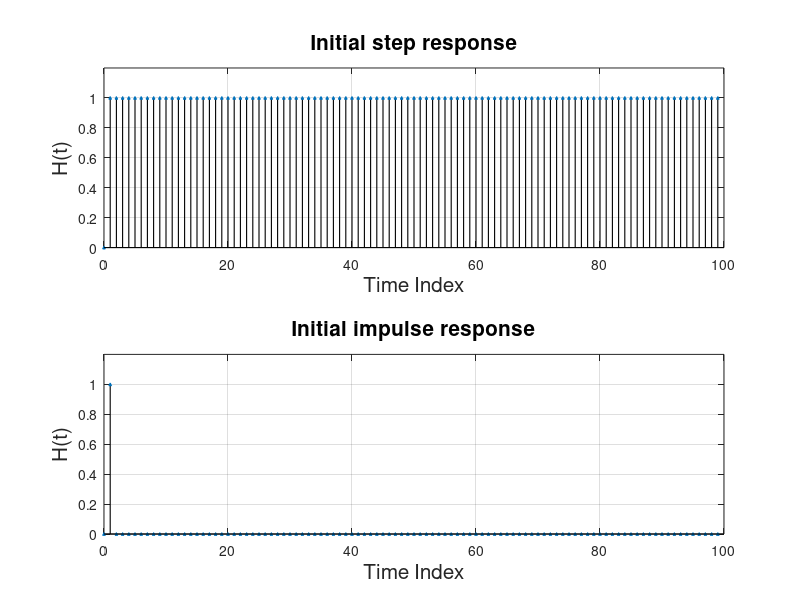
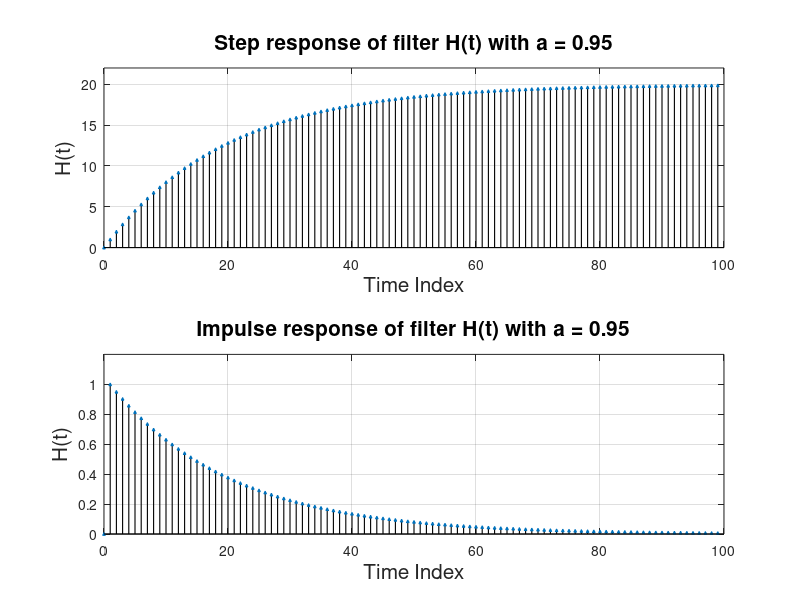
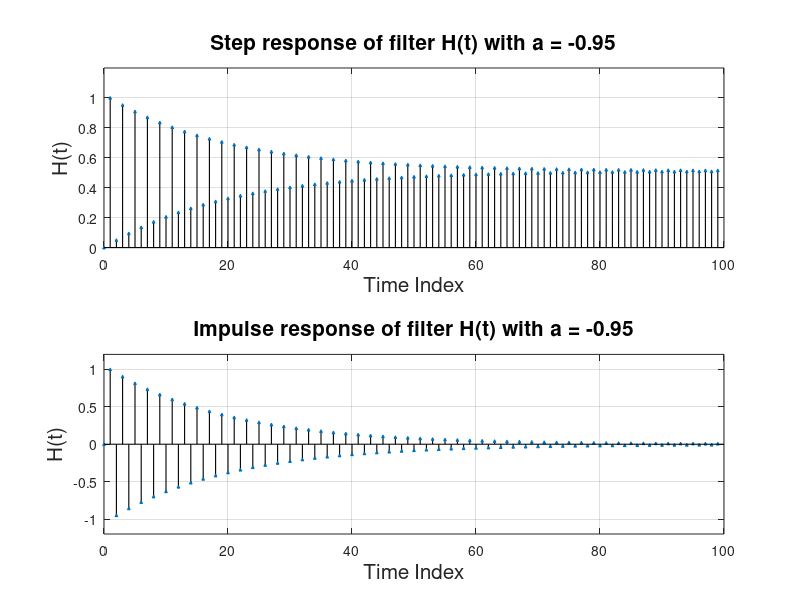

Reproduce these figures in MATLAB, in order.
%Low pass and High pass filter on impulse and step response
%Author: Nicolaas du Plessis
close all; clear; clc;

N = 100; %number of samples
x_step = [0 ones(1,N-1)]; %step response
x_impulse = [0 1 zeros(1, N-2)]; %impulse response
n = 0:N-1; %time index

%Low Pass Filter
a = 0.95;
y_lp_step = filter(1, [1 -a], x_step);
y_lp_impulse = filter(1, [1 -a], x_impulse);
%High Pass Filter
a = -0.95;
y_hp_step = filter(1, [1 -a], x_step);
y_hp_impulse = filter(1, [1 -a], x_impulse);

%Plot Input Pulses 
figure(1)
subplot(211); stem(n,x_step,'filled','LineStyle','-','LineWidth',0.8,'Color','black','Marker','^','MarkerSize',2);
ylabel('H(t)','Fontsize',15); xlabel('Time Index','Fontsize',15); grid on;
title('Initial step response','Fontsize',15); axis([0 N 0 1.2])

subplot(212); stem(n,x_impulse,'filled','LineStyle','-','LineWidth',0.8,'Color','black','Marker','^','MarkerSize',2);
ylabel('H(t)','Fontsize',15); xlabel('Time Index','Fontsize',15); grid on;
title('Initial impulse response','Fontsize',15); axis([0 N 0 1.2])

%Low Pass Filter
figure(2)
subplot(211); stem(n,y_lp_step,'filled','LineStyle','-','LineWidth',0.8,'Color','black','Marker','^','MarkerSize',2);
ylabel('H(t)','Fontsize',15); xlabel('Time Index','Fontsize',15); grid on;
title('Step response of filter H(t) with a = 0.95','Fontsize',15); axis([0 N 0 22])

subplot(212); stem(n,y_lp_impulse,'filled','LineStyle','-','LineWidth',0.8,'Color','black','Marker','^','MarkerSize',2);
ylabel('H(t)','Fontsize',15); xlabel('Time Index','Fontsize',15); grid on;
title('Impulse response of filter H(t) with a = 0.95','Fontsize',15); axis([0 N 0 1.2])

%High Pass Filter
figure(3)
subplot(211); stem(n,y_hp_step,'filled','LineStyle','-','LineWidth',0.8,'Color','black','Marker','^','MarkerSize',2);
ylabel('H(t)','Fontsize',15); xlabel('Time Index','Fontsize',15); grid on;
title('Step response of filter H(t) with a = -0.95','Fontsize',15); axis([0 N 0 1.2])

subplot(212); stem(n,y_hp_impulse,'filled','LineStyle','-','LineWidth',0.8,'Color','black','Marker','^','MarkerSize',2);
ylabel('H(t)','Fontsize',15); xlabel('Time Index','Fontsize',15); grid on;
title('Impulse response of filter H(t) with a = -0.95','Fontsize',15); axis([0 N -1.2 1.2])
